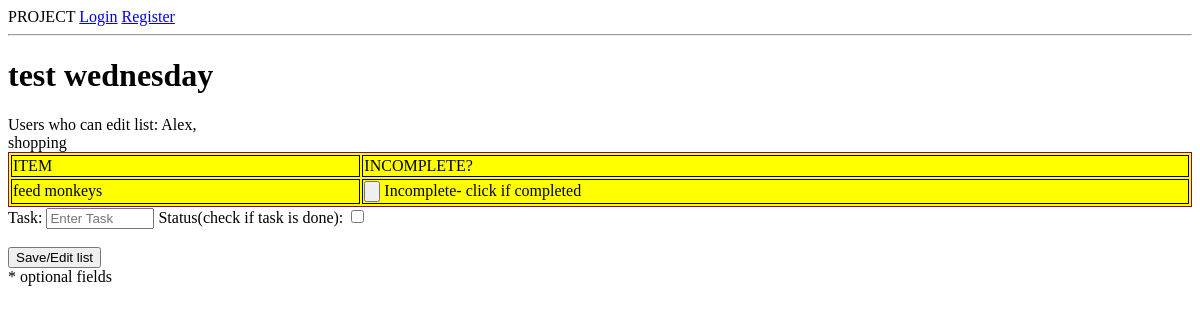
/lists/126, run on an earlier commit of the app's database.
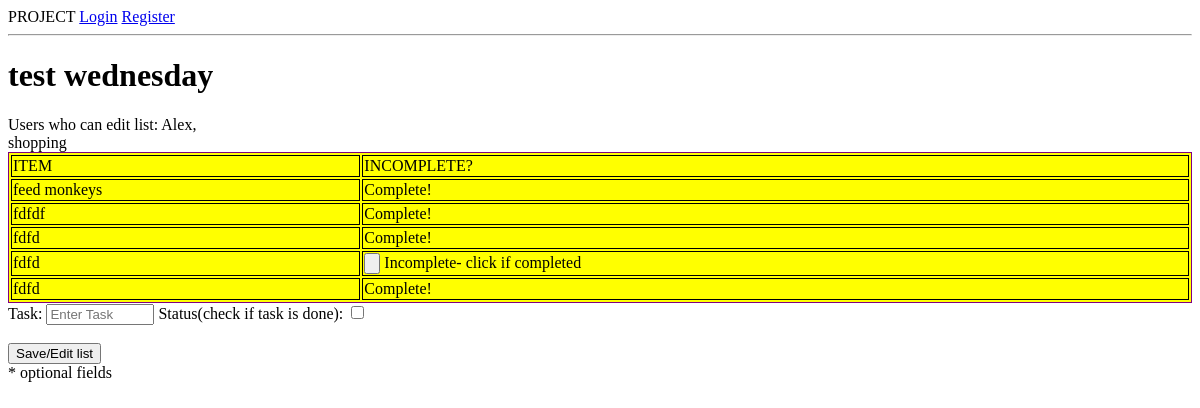
And on a later commit of the database.
### model.py (models this page shows, shortened)
class List(db.Model):
    __tablename__ = "lists"
    list_id = db.Column(db.Integer, autoincrement=True, primary_key=True)
    name = db.Column(db.String(20), nullable=False)
    list_type = db.Column(db.String(20))
    due_date_list = db.Column(db.DateTime, nullable=True)
    list_location_name = db.Column(db.String(50), nullable=True)
    list_location_address = db.Column(db.String(100), nullable=True)
    created_by = db.Column(db.String(50), nullable = False)

class Group(db.Model):
    __tablename__ = "groups"
    group_id = db.Column(db.Integer, autoincrement=True, primary_key=True)
    user_id = db.Column(db.Integer,db.ForeignKey('users.user_id'))
    list_id = db.Column(db.Integer,db.ForeignKey('lists.list_id'))
    permission = db.Column(db.Boolean, nullable = False, default = True)
    user = db.relationship("User",
                           backref=db.backref("groups"))
    checklist = db.relationship("List",
                            backref=db.backref("groups"))
    def __repr__(self):
        return "Group ID: {}, User ID: {}, List ID: {}".format(self.group_id,
                                                                self.user_id,
                                                                self.list_id,
                                                                self.permission)

class User(db.Model):
    __tablename__ = "users"
    user_id = db.Column(db.Integer, autoincrement=True, primary_key=True)
    name=db.Column(db.String(20), nullable=False)
    email = db.Column(db.String(64), nullable=False)
    password = db.Column(db.String(64), nullable=False)
    mobile = db.Column(db.Integer, nullable=False)
    user_location_name = db.Column(db.String, nullable = True)
    user_location_address = db.Column(db.String(100), nullable = True)

class Shopping(db.Model):
    __tablename__ = "shoppings"
    shopping_id = db.Column(db.Integer, autoincrement=True, primary_key=True)
    list_id = db.Column(db.Integer, db.ForeignKey('lists.list_id'))
    item = db.Column(db.String(64), nullable=True)
    due_date_shopping = db.Column(db.DateTime, nullable=True)
    status_notdone = db.Column(db.Boolean, nullable=False, default=True)
    list_shopping = db.relationship("List",
                                backref=db.backref("shoppings"))

### server.py (the view)
@app.route('/lists/<int:list_id>')
def lists(list_id):
    this_list = List.query.filter_by(list_id=list_id).one()
    permissions = Group.query.filter_by(list_id=list_id).all()
    print permissions
    list_type = this_list.list_type
    print list_type
    return render_template("list_items.html", this_list=this_list,
                                            permissions=permissions,
                                            list_type=list_type)

### templates/list_items.html (shortened to what this page needs)
{% extends 'base.html' %}
{% block content %}
<div id="list-items" data-type="{{ this_list.list_type }}">
    <h1 id="list-items-title">{{this_list.name}}</h1>
    <div id="list_permissions">
        Users who can edit list:
        {% for user in permissions %}
            {{ user.user.name }},
        {% endfor %}
    </div>
    {% if this_list.list_type=='shopping' %}
            shopping <br>
        <div id="shopping_list">
            <table id="listItemsTable">
                <thead><tr>
                    <td>ITEM</td>
                    <td>INCOMPLETE?</td>
                </tr></thead>
                <tbody>
                   {% for item in this_list.shoppings %}
                        <div class="shopping_item">
                            <tr>
                                <td>{{ item.item }}</td>
                                <td>
                                    {% if item.status_notdone==True %}
                                        <input type="button" class="doneButton" data-listtype="Shopping" name="status_done" id="{{ item.shopping_id }}">
                                        Incomplete- click if completed
                                    {% else %}
                                        Complete!
                                    {% endif %}
                                </td>
                            </tr>
                        </div>
                    {% endfor %}
                </tbody>
            </table>
         </div>
        <div class="shopping_item">
            <form id="new-shopping-item" style="none;" action="/new_shopping/{{ this_list.list_id }}" method="POST">
                <div id = "item-wrapper">
                    <div class="shopping_field">
                        Task:
                        <input type="text" class="list_row" name="item" placeholder="Enter Task" style="width: 100px;">
                       Status(check if task is done):
                       <input type="checkbox" class="list_row" id="checkbox1" name="status_notdone"><br>
                    </div>
                </div><br>
                <input type="submit" name="shopping" id="formSubmitId" value="Save/Edit list"></input><br>
                * optional fields
            </form>
        </div>
    {% endif %}
</div>
{% endblock %}

### templates/base.html (shortened to what this page needs)
<!doctype html>
<html>
<head>
  <link rel="stylesheet" href="//code.jquery.com/ui/1.11.4/themes/smoothness/jquery-ui.css">
  <link rel="stylesheet" href="/static/css/mycss.css">
</head>
<body>
PROJECT
{% if "user_id" in session %}
    <a href="/logout">Logout</a>
{% else %}
    <a href="/login">Login</a>
    <a href="/register">Register</a>
{% endif %}
<hr>
{% block content %}
{% endblock %}
</body>
</html>

### static/css/mycss.css (style rules this page uses)
#listItemsTable { border : 1px solid purple; width : 100%; background-color: yellow; }
tr,td { border : 1px solid black; }

What changed in the data, as far as the page shows it:
changed Shopping "feed monkeys": status_notdone "Incomplete- click if completed" → "Complete!"
added Shopping: item "fdfdf", status_notdone "Complete!"
added Shopping: item "fdfd", status_notdone "Complete!"
added Shopping: item "fdfd"
added Shopping: item "fdfd", status_notdone "Complete!"
